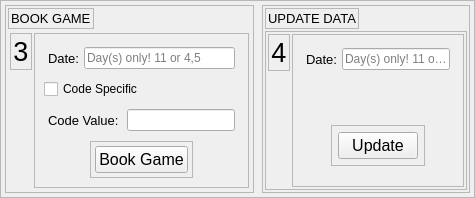
        <widget class="QFrame" name="frame_3">
         <property name="frameShape">
          <enum>QFrame::StyledPanel</enum>
         </property>
         <property name="frameShadow">
          <enum>QFrame::Raised</enum>
         </property>
         <layout class="QHBoxLayout" name="horizontalLayout_11">
          <property name="spacing">
           <number>8</number>
          </property>
          <property name="leftMargin">
           <number>4</number>
          </property>
          <property name="topMargin">
           <number>4</number>
          </property>
          <property name="rightMargin">
           <number>4</number>
          </property>
          <property name="bottomMargin">
           <number>4</number>
          </property>
          <item>
           <widget class="QFrame" name="frame_book_game">
            <property name="frameShape">
             <enum>QFrame::StyledPanel</enum>
            </property>
            <property name="frameShadow">
             <enum>QFrame::Raised</enum>
            </property>
            <layout class="QVBoxLayout" name="verticalLayout_7">
             <property name="spacing">
              <number>2</number>
             </property>
             <property name="leftMargin">
              <number>2</number>
             </property>
             <property name="topMargin">
              <number>2</number>
             </property>
             <property name="rightMargin">
              <number>2</number>
             </property>
             <property name="bottomMargin">
              <number>2</number>
             </property>
             <item alignment="Qt::AlignLeft|Qt::AlignTop">
              <widget class="QFrame" name="frame_18">
               <property name="frameShape">
                <enum>QFrame::StyledPanel</enum>
               </property>
               <property name="frameShadow">
                <enum>QFrame::Raised</enum>
               </property>
               <layout class="QHBoxLayout" name="horizontalLayout_8">
                <property name="spacing">
                 <number>2</number>
                </property>
                <property name="leftMargin">
                 <number>2</number>
                </property>
                <property name="topMargin">
                 <number>2</number>
                </property>
                <property name="rightMargin">
                 <number>2</number>
                </property>
                <property name="bottomMargin">
                 <number>2</number>
                </property>
                <item alignment="Qt::AlignLeft">
                 <widget class="QLabel" name="label_title_book_game">
                  <property name="font">
                   <font>
                    <pointsize>10</pointsize>
                   </font>
                  </property>
                  <property name="text">
                   <string>BOOK GAME</string>
                  </property>
                 </widget>
                </item>
               </layout>
              </widget>
             </item>
             <item>
              <widget class="QWidget" name="widget_2" native="true">
               <property name="sizePolicy">
                <sizepolicy hsizetype="Preferred" vsizetype="Expanding">
                 <horstretch>0</horstretch>
                 <verstretch>0</verstretch>
                </sizepolicy>
               </property>
               <layout class="QHBoxLayout" name="horizontalLayout_9">
                <property name="spacing">
                 <number>2</number>
                </property>
                <property name="leftMargin">
                 <number>2</number>
                </property>
                <property name="topMargin">
                 <number>2</number>
                </property>
                <property name="rightMargin">
                 <number>2</number>
                </property>
                <property name="bottomMargin">
                 <number>2</number>
                </property>
                <item alignment="Qt::AlignLeft|Qt::AlignTop">
                 <widget class="QFrame" name="frame_19">
                  <property name="frameShape">
                   <enum>QFrame::StyledPanel</enum>
                  </property>
                  <property name="frameShadow">
                   <enum>QFrame::Raised</enum>
                  </property>
                  <layout class="QVBoxLayout" name="verticalLayout_8">
                   <property name="spacing">
                    <number>2</number>
                   </property>
                   <property name="leftMargin">
                    <number>2</number>
                   </property>
                   <property name="topMargin">
                    <number>2</number>
                   </property>
                   <property name="rightMargin">
                    <number>2</number>
                   </property>
                   <property name="bottomMargin">
                    <number>2</number>
                   </property>
                   <item>
                    <widget class="QLabel" name="label_7">
                     <property name="font">
                      <font>
                       <pointsize>20</pointsize>
                      </font>
                     </property>
                     <property name="text">
                      <string>3</string>
                     </property>
                     <property name="alignment">
                      <set>Qt::AlignCenter</set>
                     </property>
                    </widget>
                   </item>
                  </layout>
                 </widget>
                </item>
                <item>
                 <widget class="QFrame" name="frame_20">
                  <property name="sizePolicy">
                   <sizepolicy hsizetype="Expanding" vsizetype="Preferred">
                    <horstretch>0</horstretch>
                    <verstretch>0</verstretch>
                   </sizepolicy>
                  </property>
                  <property name="frameShape">
                   <enum>QFrame::StyledPanel</enum>
                  </property>
                  <property name="frameShadow">
                   <enum>QFrame::Raised</enum>
                  </property>
                  <layout class="QVBoxLayout" name="verticalLayout_22">
                   <item>
                    <widget class="QFrame" name="frame_32">
                     <layout class="QHBoxLayout" name="horizontalLayout_15">
                      <property name="spacing">
                       <number>4</number>
                      </property>
                      <property name="leftMargin">
                       <number>4</number>
                      </property>
                      <property name="topMargin">
                       <number>4</number>
                      </property>
                      <property name="rightMargin">
                       <number>4</number>
                      </property>
                      <property name="bottomMargin">
                       <number>4</number>
                      </property>
                      <item>
                       <widget class="QLabel" name="label_17">
                        <property name="font">
                         <font>
                          <pointsize>10</pointsize>
                         </font>
                        </property>
                        <property name="text">
                         <string>Date:</string>
                        </property>
                       </widget>
                      </item>
                      <item>
                       <widget class="QLineEdit" name="textBookGameDate">
                        <property name="placeholderText">
                         <string>Day(s) only! 11 or 4,5</string>
                        </property>
                       </widget>
                      </item>
                     </layout>
                    </widget>
                   </item>
                   <item>
                    <widget class="QCheckBox" name="checkBoxCodeSpecific">
                     <property name="text">
                      <string>Code Specific</string>
                     </property>
                    </widget>
                   </item>
                   <item>
                    <widget class="QFrame" name="frame_34">
                     <layout class="QHBoxLayout" name="horizontalLayout_16">
                      <property name="spacing">
                       <number>4</number>
                      </property>
                      <property name="leftMargin">
                       <number>4</number>
                      </property>
                      <property name="topMargin">
                       <number>4</number>
                      </property>
                      <property name="rightMargin">
                       <number>4</number>
                      </property>
                      <property name="bottomMargin">
                       <number>4</number>
                      </property>
                      <item>
                       <widget class="QLabel" name="label_18">
                        <property name="font">
                         <font>
                          <pointsize>10</pointsize>
                         </font>
                        </property>
                        <property name="text">
                         <string>Code Value: </string>
                        </property>
                       </widget>
                      </item>
                      <item>
                       <widget class="QLineEdit" name="textCodevalue"/>
                      </item>
                     </layout>
                    </widget>
                   </item>
                   <item alignment="Qt::AlignHCenter|Qt::AlignBottom">
                    <widget class="QFrame" name="frame_33">
                     <property name="frameShape">
                      <enum>QFrame::StyledPanel</enum>
                     </property>
                     <property name="frameShadow">
                      <enum>QFrame::Raised</enum>
                     </property>
                     <layout class="QVBoxLayout" name="verticalLayout_21">
                      <property name="spacing">
                       <number>4</number>
                      </property>
                      <property name="leftMargin">
                       <number>4</number>
                      </property>
                      <property name="topMargin">
                       <number>4</number>
                      </property>
                      <property name="rightMargin">
                       <number>4</number>
                      </property>
                      <property name="bottomMargin">
                       <number>4</number>
                      </property>
                      <item>
                       <widget class="QPushButton" name="buttonBookGame">
                        <property name="font">
                         <font>
                          <pointsize>12</pointsize>
                         </font>
                        </property>
                        <property name="text">
                         <string>Book Game</string>
                        </property>
                       </widget>
                      </item>
                     </layout>
                    </widget>
                   </item>
                  </layout>
                 </widget>
                </item>
               </layout>
              </widget>
             </item>
            </layout>
           </widget>
          </item>
          <item>
           <widget class="QFrame" name="frame_update_data">
            <property name="sizePolicy">
             <sizepolicy hsizetype="Expanding" vsizetype="Preferred">
              <horstretch>0</horstretch>
              <verstretch>0</verstretch>
             </sizepolicy>
            </property>
            <property name="frameShape">
             <enum>QFrame::StyledPanel</enum>
            </property>
            <property name="frameShadow">
             <enum>QFrame::Raised</enum>
            </property>
            <layout class="QVBoxLayout" name="verticalLayout_9">
             <property name="spacing">
              <number>2</number>
             </property>
             <property name="leftMargin">
              <number>2</number>
             </property>
             <property name="topMargin">
              <number>2</number>
             </property>
             <property name="rightMargin">
              <number>2</number>
             </property>
             <property name="bottomMargin">
              <number>2</number>
             </property>
             <item alignment="Qt::AlignLeft|Qt::AlignTop">
              <widget class="QFrame" name="frame_22">
               <property name="frameShape">
                <enum>QFrame::StyledPanel</enum>
               </property>
               <property name="frameShadow">
                <enum>QFrame::Raised</enum>
               </property>
               <layout class="QVBoxLayout" name="verticalLayout_10">
                <property name="spacing">
                 <number>2</number>
                </property>
                <property name="leftMargin">
                 <number>2</number>
                </property>
                <property name="topMargin">
                 <number>2</number>
                </property>
                <property name="rightMargin">
                 <number>2</number>
                </property>
                <property name="bottomMargin">
                 <number>2</number>
                </property>
                <item alignment="Qt::AlignLeft">
                 <widget class="QLabel" name="label_update_data">
                  <property name="font">
                   <font>
                    <pointsize>10</pointsize>
                   </font>
                  </property>
                  <property name="text">
                   <string>UPDATE DATA</string>
                  </property>
                 </widget>
                </item>
               </layout>
              </widget>
             </item>
             <item>
              <widget class="QFrame" name="frame_23">
               <property name="sizePolicy">
                <sizepolicy hsizetype="Preferred" vsizetype="Expanding">
                 <horstretch>0</horstretch>
                 <verstretch>0</verstretch>
                </sizepolicy>
               </property>
               <property name="frameShape">
                <enum>QFrame::StyledPanel</enum>
               </property>
               <property name="frameShadow">
                <enum>QFrame::Raised</enum>
               </property>
               <layout class="QHBoxLayout" name="horizontalLayout_10">
                <property name="spacing">
                 <number>2</number>
                </property>
                <property name="leftMargin">
                 <number>2</number>
                </property>
                <property name="topMargin">
                 <number>2</number>
                </property>
                <property name="rightMargin">
                 <number>2</number>
                </property>
                <property name="bottomMargin">
                 <number>2</number>
                </property>
                <item alignment="Qt::AlignTop">
                 <widget class="QFrame" name="frame_24">
                  <property name="frameShape">
                   <enum>QFrame::StyledPanel</enum>
                  </property>
                  <property name="frameShadow">
                   <enum>QFrame::Raised</enum>
                  </property>
                  <layout class="QVBoxLayout" name="verticalLayout_11">
                   <property name="spacing">
                    <number>2</number>
                   </property>
                   <property name="leftMargin">
                    <number>2</number>
                   </property>
                   <property name="topMargin">
                    <number>2</number>
                   </property>
                   <property name="rightMargin">
                    <number>2</number>
                   </property>
                   <property name="bottomMargin">
                    <number>2</number>
                   </property>
                   <item>
                    <widget class="QLabel" name="label_9">
                     <property name="font">
                      <font>
                       <pointsize>20</pointsize>
                      </font>
                     </property>
                     <property name="text">
                      <string>4</string>
                     </property>
                     <property name="alignment">
                      <set>Qt::AlignCenter</set>
                     </property>
                    </widget>
                   </item>
                  </layout>
                 </widget>
                </item>
                <item>
                 <widget class="QFrame" name="frame_25">
                  <property name="sizePolicy">
                   <sizepolicy hsizetype="Expanding" vsizetype="Preferred">
                    <horstretch>0</horstretch>
                    <verstretch>0</verstretch>
                   </sizepolicy>
                  </property>
                  <property name="frameShape">
                   <enum>QFrame::StyledPanel</enum>
                  </property>
                  <property name="frameShadow">
                   <enum>QFrame::Raised</enum>
                  </property>
                  <layout class="QVBoxLayout" name="verticalLayout_24">
                   <item alignment="Qt::AlignTop">
                    <widget class="QFrame" name="frame_35">
                     <layout class="QHBoxLayout" name="horizontalLayout_17">
                      <property name="spacing">
                       <number>4</number>
                      </property>
                      <property name="leftMargin">
                       <number>4</number>
                      </property>
                      <property name="topMargin">
                       <number>4</number>
                      </property>
                      <property name="rightMargin">
                       <number>4</number>
                      </property>
                      <property name="bottomMargin">
                       <number>4</number>
                      </property>
                      <item>
                       <widget class="QLabel" name="label_19">
                        <property name="font">
                         <font>
                          <pointsize>10</pointsize>
                         </font>
                        </property>
                        <property name="text">
                         <string>Date:</string>
                        </property>
                       </widget>
                      </item>
                      <item>
                       <widget class="QLineEdit" name="textUpdateDate">
                        <property name="placeholderText">
                         <string>Day(s) only! 11 or 4,5</string>
                        </property>
                       </widget>
                      </item>
                     </layout>
                    </widget>
                   </item>
                   <item alignment="Qt::AlignHCenter|Qt::AlignVCenter">
                    <widget class="QFrame" name="frame_36">
                     <property name="frameShape">
                      <enum>QFrame::StyledPanel</enum>
                     </property>
                     <property name="frameShadow">
                      <enum>QFrame::Raised</enum>
                     </property>
                     <layout class="QVBoxLayout" name="verticalLayout_23">
                      <property name="spacing">
                       <number>6</number>
                      </property>
                      <property name="leftMargin">
                       <number>6</number>
                      </property>
                      <property name="topMargin">
                       <number>6</number>
                      </property>
                      <property name="rightMargin">
                       <number>6</number>
                      </property>
                      <property name="bottomMargin">
                       <number>6</number>
                      </property>
                      <item>
                       <widget class="QPushButton" name="buttonUpdate">
                        <property name="font">
                         <font>
                          <pointsize>12</pointsize>
                         </font>
                        </property>
                        <property name="text">
                         <string>Update</string>
                        </property>
                       </widget>
                      </item>
                     </layout>
                    </widget>
                   </item>
                  </layout>
                 </widget>
                </item>
               </layout>
              </widget>
             </item>
            </layout>
           </widget>
          </item>
         </layout>
        </widget>
